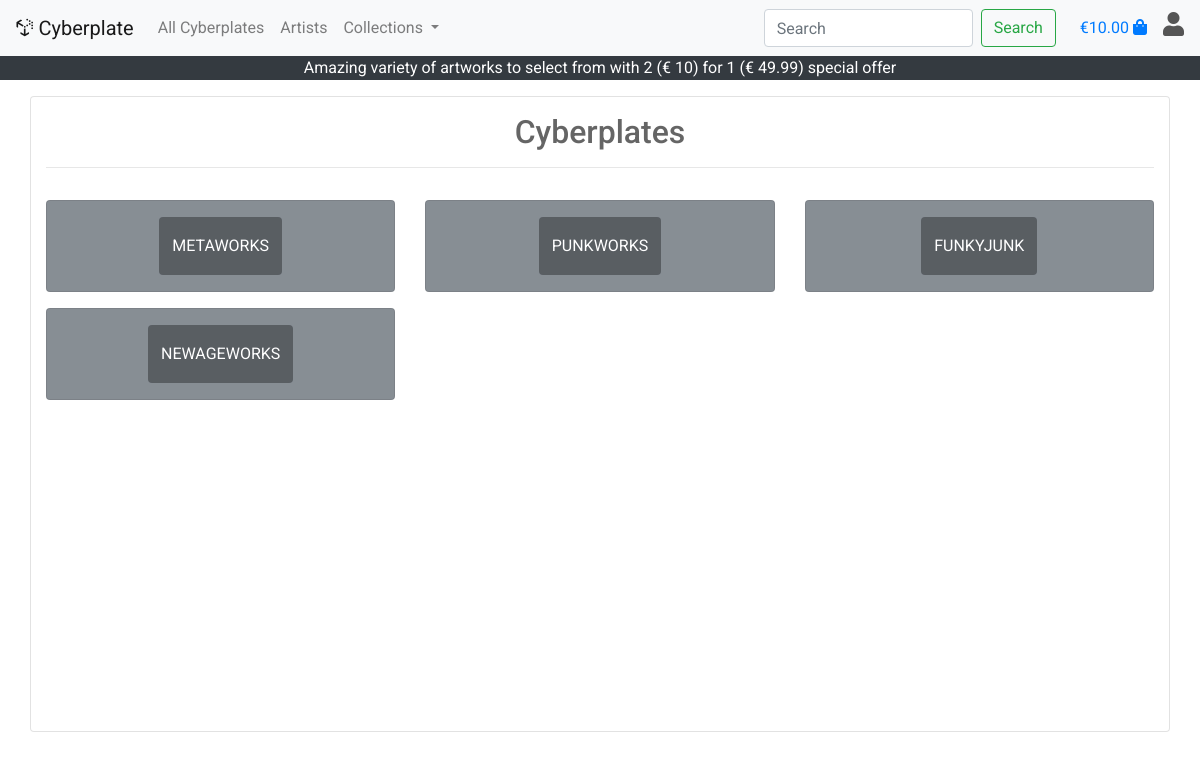
Page /products/artists/ on the committed database.
### products/models.py (models this page shows)
class Artist(models.Model):
    name = models.CharField(max_length=30)
    display_name = models.CharField(max_length=30)
    artist_key = models.IntegerField(null=True, blank=True)
    def __str__(self):
        return self.display_name

### products/views.py (the view)
# urls.py: path('artists/', views.artists, name='artists'),
def artists(request):
    all_artists = Artist.objects.all()
    print(f'All artists: {all_artists}')
    context = {
        'all_artists': all_artists,
    }
    return render(request, 'products/artists.html', context)

### shopping_bag/context.py (called while the page is built, shortened)
def bag_contents(request):
    bag_items = []
    total = 0
    product_count = 0
    bag = request.session.get('bag', {})
    if total < settings.FREE_DELIVERY_THRESHOLD:
        delivery = 10
        free_delivery_delta = settings.FREE_DELIVERY_THRESHOLD - total
    else:
        delivery = 0
        free_delivery_delta = 0
    grand_total = delivery + total
    context = {
        'bag_items': bag_items,
        'total': total,
        'product_count': product_count,
        'delivery': delivery,
        'free_delivery_delta': free_delivery_delta,
        'free_delivery_threshold': settings.FREE_DELIVERY_THRESHOLD,
        'grand_total': grand_total,
    }
    return context

### products/templates/products/artists.html (shortened to what this page needs)
{% extends "base.html" %}
{% load static %}
{% block content %}
<div class="container h-100">
  <div class="row h-100">
    <div class="col-12 card">
      <div class="row">
        <div class="col text-black logo-font text-center mt-3">
          <h2>Cyberplates</h2>
          <hr>
        </div>
      </div>
      <div class="row">
        {% for artist in all_artists %}
        <div class="col-lg-4 col-sm-12">
          <div class="card bg-secondary border-3 mt-3 text-white text-uppercase text-center">
            <p class="text-center">
              <a href="{% url 'artist_view' product_id %}" class="btn bg-dark rounded-3 py-3 text-white mt-3">{{ artist.name }}</a>
            </p>
          </div>
        </div>
        {% endfor %}
      </div>
    </div>
  </div>
</div>
{% endblock %}

### static/css/base.css (style rules this page uses)
html { height: 100%; font-family: 'Roboto', sans-serif; }
body { background: url('/media/ms4background.jpg') no-repeat center center fixed; background-size: cover; height: calc(100vh - 164px); color: #555; font-family: 'Roboto', sans-serif; }
.card { opacity: 0.9 }

### rows in the picture
Artist: name "METAWORKS"
Artist: name "PUNKWORKS"
Artist: name "FUNKYJUNK"
Artist: name "NEWAGEWORKS"

### other values in the picture
{{ grand_total|floatformat:2 }} "10.00"
{{ free_delivery_threshold }} "10"
